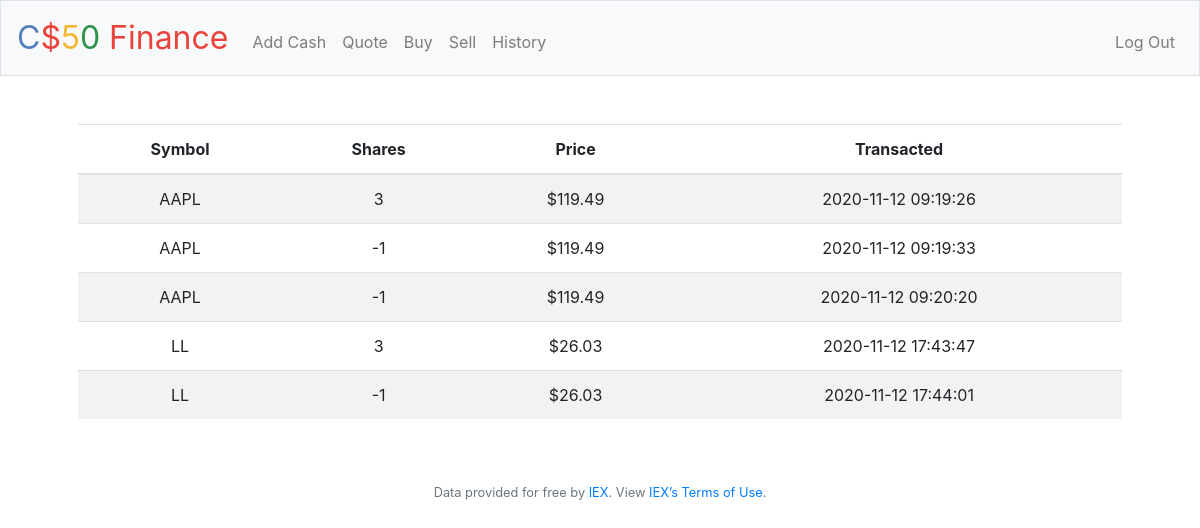
Screenshot of /history (signed in) with the database file from the repository.
### tables this page shows
CREATE TABLE transactions (personID INTEGER, symbol TEXT, name TEXT, shares INTEGER, price NUMERIC, time TIMESTAMP DEFAULT CURRENT_TIMESTAMP);

### application.py (the view)
@app.route("/history")
@login_required
def history():
    history = db.execute("SELECT symbol, shares, price, time FROM transactions WHERE personId = ?", session["user_id"])
    return render_template("history.html", history=history)

### application.py (called while the page is built)
@app.after_request
def after_request(response):
    response.headers["Cache-Control"] = "no-cache, no-store, must-revalidate"
    response.headers["Expires"] = 0
    response.headers["Pragma"] = "no-cache"
    return response

### helpers.py (called while the page is built)
def login_required(f):
    @wraps(f)
    def decorated_function(*args, **kwargs):
        if session.get("user_id") is None:
            return redirect("/login")
        return f(*args, **kwargs)
    return decorated_function

def usd(value):
    return f"${value:,.2f}"

### templates/history.html (shortened to what this page needs)
{% extends "layout.html" %}
{% block main %}
    <table class = "table table-striped">
        <thead>
            <tr>
                <th>Symbol</th>
                <th>Shares</th>
                <th>Price</th>
                <th>Transacted</th>
            </tr>
        </thead>
        <tbody>
            {% for record in history %}
                <tr>
                    <td>{{ record.symbol }}</td>
                    <td>{{ record.shares }}</td>
                    <td>{{ record.price | usd }}</td>
                    <td>{{ record.time }}</td>
                </tr>
            {% endfor %}
        </tbody>
    </table>
{% endblock %}

### templates/layout.html (shortened to what this page needs)
<!DOCTYPE html>
<html lang="en">
    <head>
        <link rel="stylesheet" href="https://cdn.jsdelivr.net/npm/bootstrap@4.5.3/dist/css/bootstrap.min.css">
        <link href="/static/styles.css" rel="stylesheet">
    </head>
    <body>
        <nav class="navbar navbar-expand-md navbar-light bg-light border">
            <a class="navbar-brand" href="/"><span class="blue">C</span><span class="red">$</span><span class="yellow">5</span><span class="green">0</span> <span class="red">Finance</span></a>
            <div class="collapse navbar-collapse" id="navbar">
                {% if session.user_id %}
                    <ul class="navbar-nav mr-auto mt-2">
                        <li class="nav-item"><a class="nav-link" href="/add">Add Cash</a></li>
                        <li class="nav-item"><a class="nav-link" href="/quote">Quote</a></li>
                        <li class="nav-item"><a class="nav-link" href="/buy">Buy</a></li>
                        <li class="nav-item"><a class="nav-link" href="/sell">Sell</a></li>
                        <li class="nav-item"><a class="nav-link" href="/history">History</a></li>
                    </ul>
                    <ul class="navbar-nav ml-auto mt-2">
                        <li class="nav-item"><a class="nav-link" href="/logout">Log Out</a></li>
                    </ul>
                {% else %}
                    <ul class="navbar-nav ml-auto mt-2">
                        <li class="nav-item"><a class="nav-link" href="/register">Register</a></li>
                        <li class="nav-item"><a class="nav-link" href="/login">Log In</a></li>
                    </ul>
                {% endif %}
            </div>
        </nav>
        <main class="container p-5">
            {% block main %}{% endblock %}
        </main>
        <footer class="small text-center text-muted">
            Data provided for free by <a href="https://iextrading.com/developer">IEX</a>. View <a href="https://iextrading.com/api-exhibit-a/">IEX’s Terms of Use</a>.
        </footer>
    </body>
</html>

### static/styles.css (style rules this page uses)
nav .navbar-brand { font-size: xx-large; }
nav .navbar-brand .blue { color: #537fbe; }
nav .navbar-brand .red { color: #ea433b; }
nav .navbar-brand .yellow { color: #f5b82e; }
nav .navbar-brand .green { color: #2e944b; }
main { overflow-x: auto; text-align: center; }

### rows the page displays
transactions: symbol "AAPL", shares "3", price "$119.49", time "2020-11-12 09:19:26"
transactions: symbol "AAPL", shares "-1", price "$119.49", time "2020-11-12 09:19:33"
transactions: symbol "AAPL", shares "-1", price "$119.49", time "2020-11-12 09:20:20"
transactions: symbol "LL", shares "3", price "$26.03", time "2020-11-12 17:43:47"
transactions: symbol "LL", shares "-1", price "$26.03", time "2020-11-12 17:44:01"
